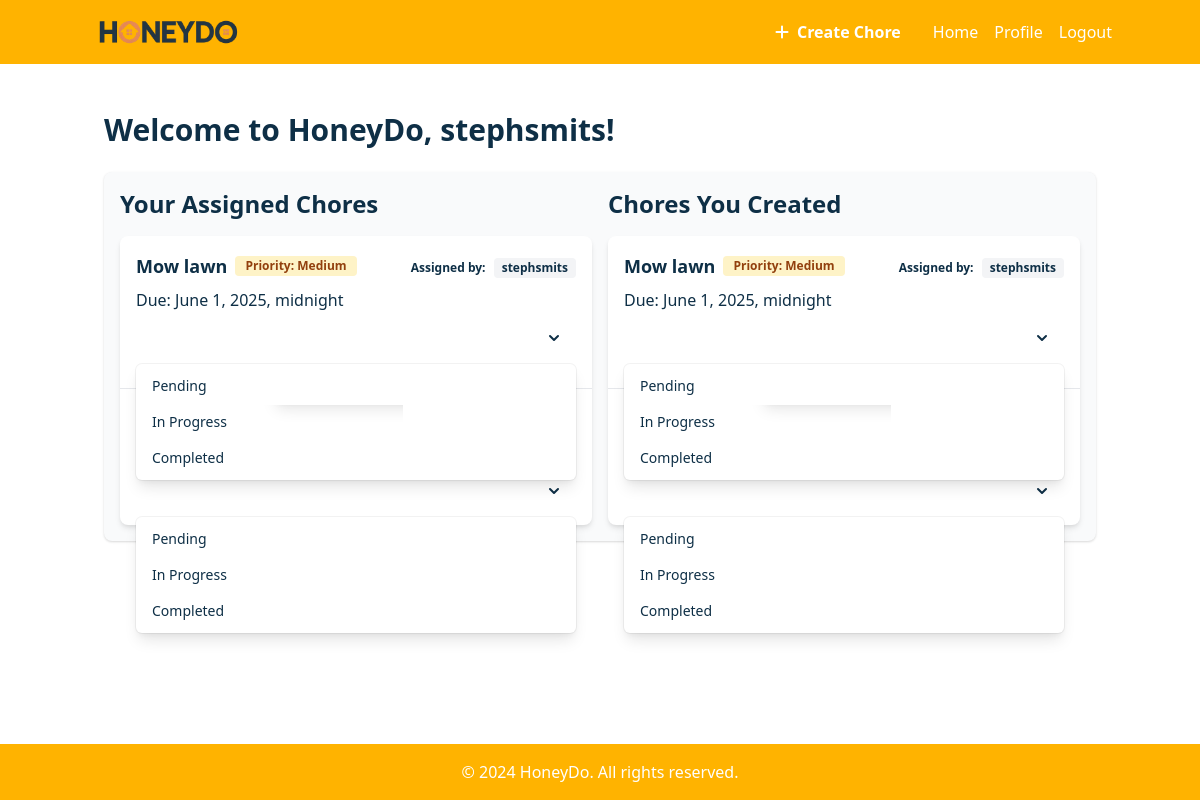
The app's page / (signed in), older data.
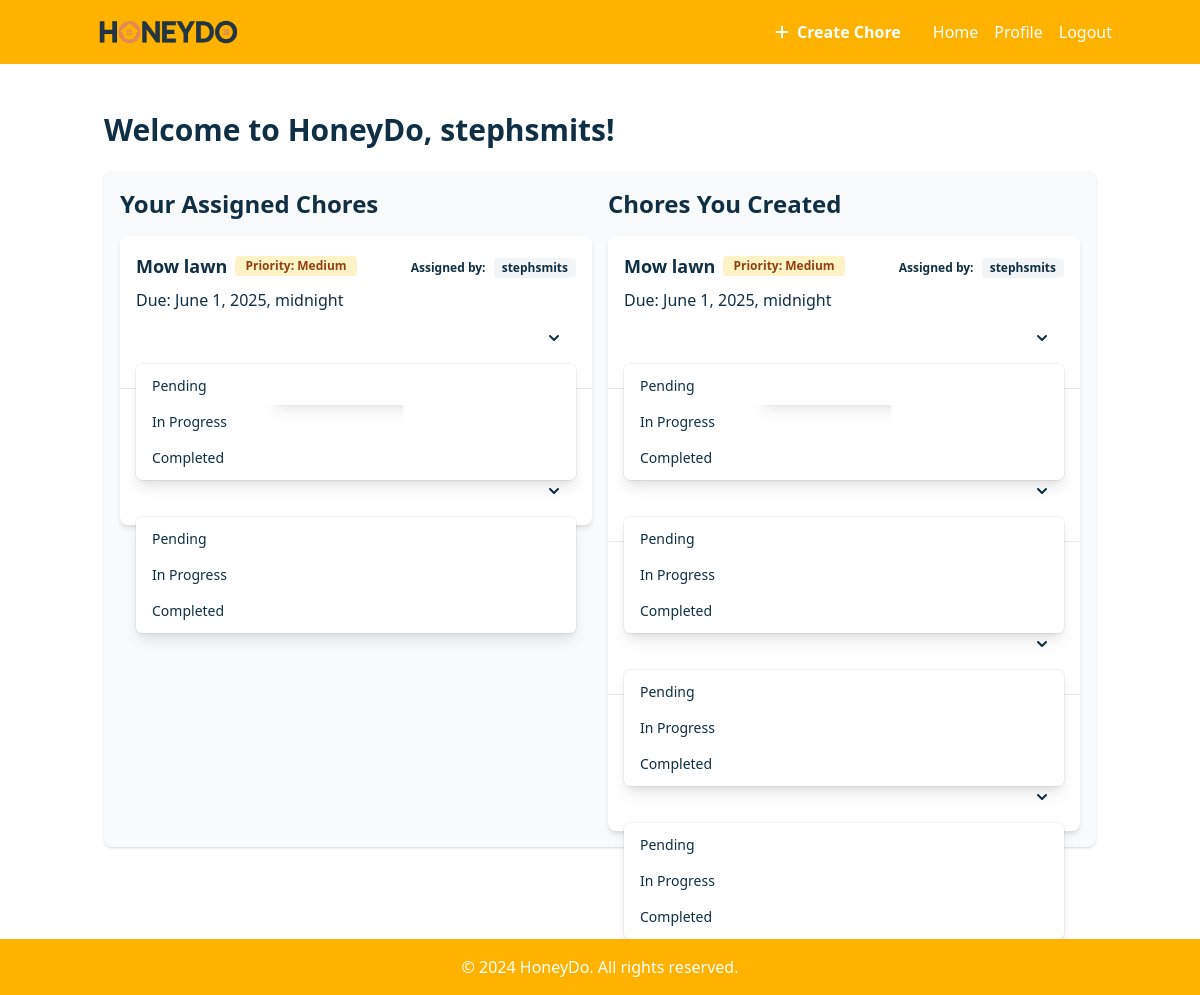
The same page, newer data.
### App/models.py (models this page shows, shortened)
class Chore(models.Model):
    PRIORITY_CHOICES = [
        (1, 'Low'),
        (2, 'Medium'),
        (3, 'High'),
    ]
    STATUS_CHOICES = [
        ('pending', 'Pending'),
        ('in_progress', 'In Progress'),
        ('completed', 'Completed'),
    ]
    title = models.CharField(max_length=200)
    description = models.TextField(blank=True)
    created_by = models.ForeignKey(User, on_delete=models.CASCADE, related_name='created_chores')
    assigned_to = models.ManyToManyField(User, related_name='assigned_chores')
    created_at = models.DateTimeField(auto_now_add=True)
    updated_at = models.DateTimeField(auto_now=True)  # Add this line
    due_date = models.DateTimeField(null=True, blank=True)
    priority = models.IntegerField(choices=PRIORITY_CHOICES, default=2)
    status = models.CharField(max_length=20, choices=STATUS_CHOICES, default='pending')
    points = models.IntegerField(default=1)
    completed_at = models.DateTimeField(null=True, blank=True)

### App/views.py (the view)
# urls.py: path('', views.home, name='home'),
@login_required
def home(request):
    assigned_chores = Chore.objects.filter(assigned_to=request.user)
    created_chores = Chore.objects.filter(created_by=request.user)
    return render(request, 'home.html', {
        'assigned_chores': assigned_chores,
        'created_chores': created_chores
    })

### App/templates/home.html (shortened to what this page needs)
{% extends 'base.html' %}
{% block content %}
    <h1 class="text-3xl font-bold mb-6 text-navy">Welcome to HoneyDo, {{ request.user.username }}!</h1>
    <div id="chore-list" class="bg-gray-50 p-4 rounded-lg shadow">
        {% include 'partials/chore_list.html' with assigned_chores=assigned_chores created_chores=created_chores %}
    </div>
{% endblock %}

### App/templates/base.html (shortened to what this page needs)
{% load static %}
<!DOCTYPE html>
<html lang="en" class="h-full">
<head>
    <link href="https://cdn.jsdelivr.net/npm/tailwindcss@2.2.19/dist/tailwind.min.css" rel="stylesheet">
    <link href="{% static 'css/custom.css' %}" rel="stylesheet">
    <link rel="stylesheet" href="https://cdnjs.cloudflare.com/ajax/libs/font-awesome/6.0.0-beta3/css/all.min.css">
</head>
<body class="bg-white flex flex-col h-full text-navy">
    <header class="bg-honey-dark text-white py-2">
        <div class="container mx-auto flex justify-between items-center h-12">
            <div class="flex items-center">
                <img src="{% static 'images/logo.png' %}" alt="HoneyDo Logo" class="w-40 h-auto object-contain">
            </div>
            <nav>
                <ul class="flex items-center space-x-4">
                    <li>
                        <a href="{% url 'create_chore' %}" class="bg-honey-accent hover:bg-honey-light hover:text-honey-dark text-white font-bold py-2 px-4 rounded transition duration-300 ease-in-out flex items-center">
                            <i class="fas fa-plus mr-2"></i> Create Chore
                        </a>
                    </li>
                    <li><a href="{% url 'home' %}" class="hover:text-honey-light transition duration-300 ease-in-out">Home</a></li>
                    <li><a href="{% url 'profile' %}" class="hover:text-honey-light transition duration-300 ease-in-out">Profile</a></li>
                    <li><a href="{% url 'logout' %}" class="hover:text-honey-light transition duration-300 ease-in-out">Logout</a></li>
                </ul>
            </nav>
        </div>
    </header>
    <main class="flex-grow overflow-auto">
        <div class="container mx-auto mt-8 p-4">
            {% block content %}
            {% endblock %}
        </div>
    </main>
    <footer class="bg-honey-dark text-white p-4">
        <div class="container mx-auto text-center">
            <p>&copy; 2024 HoneyDo. All rights reserved.</p>
        </div>
    </footer>
</body>
</html>

### App/templates/partials/chore_list.html
<div id="chore-list" class="flex flex-col md:flex-row md:space-x-4">
    <div class="w-full md:w-1/2 mb-4 md:mb-0">
        <h2 class="text-2xl font-semibold mb-4">Your Assigned Chores</h2>
        <ul class="bg-white shadow-md rounded-lg divide-y divide-gray-200 grid gap-4">
            {% for chore in assigned_chores %}
                {% include 'partials/chore_item.html' with chore=chore %}
            {% empty %}
                <li class="p-4 text-gray-500">No chores assigned to you yet.</li>
            {% endfor %}
        </ul>
    </div>
    <div class="w-full md:w-1/2">
        <h2 class="text-2xl font-semibold mb-4">Chores You Created</h2>
        <ul class="bg-white shadow-md rounded-lg divide-y divide-gray-200 grid gap-4">
            {% for chore in created_chores %}
                {% include 'partials/chore_item.html' with chore=chore is_created=True %}
            {% empty %}
                <li class="p-4 text-gray-500">You haven't created any chores yet.</li>
            {% endfor %}
        </ul>
    </div>
</div>

### App/templates/partials/chore_item.html (shortened to what this page needs)
<li class="p-4 relative flex flex-col h-full cursor-pointer hover:bg-gray-50 transition-colors duration-150" id="chore-{{ chore.id }}" x-data="{ openDetails: () => window.location.href='{% url 'chore_details' chore.id %}', open: false, status: '{{ chore.status }}', showTooltip: false }">
    <div class="flex items-center justify-between mb-2" @click="openDetails()">
        <div class="flex items-center flex-grow mr-2 overflow-hidden">
            <h3 class="text-lg font-semibold truncate">{{ chore.title }}</h3>
            <span class="text-xs font-semibold px-2.5 py-0.5 rounded ml-2 whitespace-nowrap
                {% if chore.priority == 1 %}
                    bg-green-100 text-green-800
                {% elif chore.priority == 2 %}
                    bg-yellow-100 text-yellow-800
                {% elif chore.priority == 3 %}
                    bg-red-100 text-red-800
                {% endif %}">
                Priority: {{ chore.get_priority_display }}
            </span>
            {% if chore.assigned_to.count > 1 %}
                <div class="relative ml-2" x-data="{ showPopover: false }">
                </div>
            {% endif %}
        </div>
        <div class="flex-shrink-0 text-right whitespace-nowrap">
            <span class="font-semibold text-xs">Assigned by:</span>
            <span class="inline-block bg-gray-100 text-gray-800 text-xs font-semibold px-2 py-0.5 rounded ml-1">
                {{ chore.created_by.username }}
            </span>
        </div>
    </div>
    <p class="text-gray-600 mb-2" @click="openDetails()">Due: {{ chore.due_date|default:"No due date" }}</p>
    <div class="mt-auto flex items-center justify-between">
        <div class="relative inline-block w-full">
            <button @click.stop="open = !open"
                    class="w-full flex items-center justify-between px-4 py-2 text-sm font-medium rounded-md focus:outline-none focus:ring-2 focus:ring-offset-2 focus:ring-offset-gray-100 focus:ring-honey-accent transition-colors duration-200"
                    :class="{
                        'bg-yellow-100 text-yellow-800': status === 'pending',
                        'bg-blue-100 text-blue-800': status === 'in_progress',
                        'bg-green-100 text-green-800': status === 'completed'
                    }">
                <svg class="ml-2 -mr-1 h-5 w-5" xmlns="http://www.w3.org/2000/svg" viewBox="0 0 20 20" fill="currentColor" aria-hidden="true">
                    <path fill-rule="evenodd" d="M5.293 7.293a1 1 0 011.414 0L10 10.586l3.293-3.293a1 1 0 111.414 1.414l-4 4a1 1 0 01-1.414 0l-4-4a1 1 0 010-1.414z" clip-rule="evenodd" />
                </svg>
            </button>
            <div x-show="open"
                 @click.away="open = false"
                 class="origin-top-right absolute right-0 mt-2 w-full rounded-md shadow-lg bg-white ring-1 ring-black ring-opacity-5 focus:outline-none z-10"
                 role="menu"
                 aria-orientation="vertical"
                 aria-labelledby="options-menu">
                <div class="py-1" role="none">
                    {% for status_choice, display in chore.STATUS_CHOICES %}
                        <button hx-post="{% url 'update_chore_status_home' chore.id %}"
                                hx-trigger="click"
                                hx-target="#chore-list"
                                hx-swap="innerHTML"
                                hx-headers='{"X-CSRFToken": "{{ csrf_token }}"}'
                                class="block w-full text-left px-4 py-2 text-sm text-gray-700 hover:bg-gray-100 hover:text-gray-900 transition-colors duration-200"
                                role="menuitem"
                                @click="status = '{{ status_choice }}'; open = false"
                                name="status"
                                value="{{ status_choice }}">
                            {{ display }}
                        </button>
                    {% endfor %}
                </div>
            </div>
        </div>
    </div>
</li>

### App/static/css/custom.css (style rules this page uses)
:root { --honey-light: #FFF8E1; --honey-medium: #FFE082; --honey-dark: #FFB300; --honey-accent: #FFA000; --text-dark: #0e2f46; --input-bg: #f3f4f6; }
.bg-honey-dark { background-color: var(--honey-dark); }
.text-navy { color: var(--text-dark); }
.text-gray-600, .text-gray-700, .text-gray-800, .text-gray-900 { color: var(--text-dark); }
html, body { height: 100%; overflow: hidden; }
body { display: flex; flex-direction: column; }
main { flex: 1 0 auto; overflow-y: auto; }
footer { flex-shrink: 0; }

Row changes from the older to the newer data that the page shows:
added Chore: STATUS_CHOICES "Pending" "In Progress" "Completed", shown under "Chores You Created"
added Chore: STATUS_CHOICES "Pending" "In Progress" "Completed", shown under "Chores You Created"
